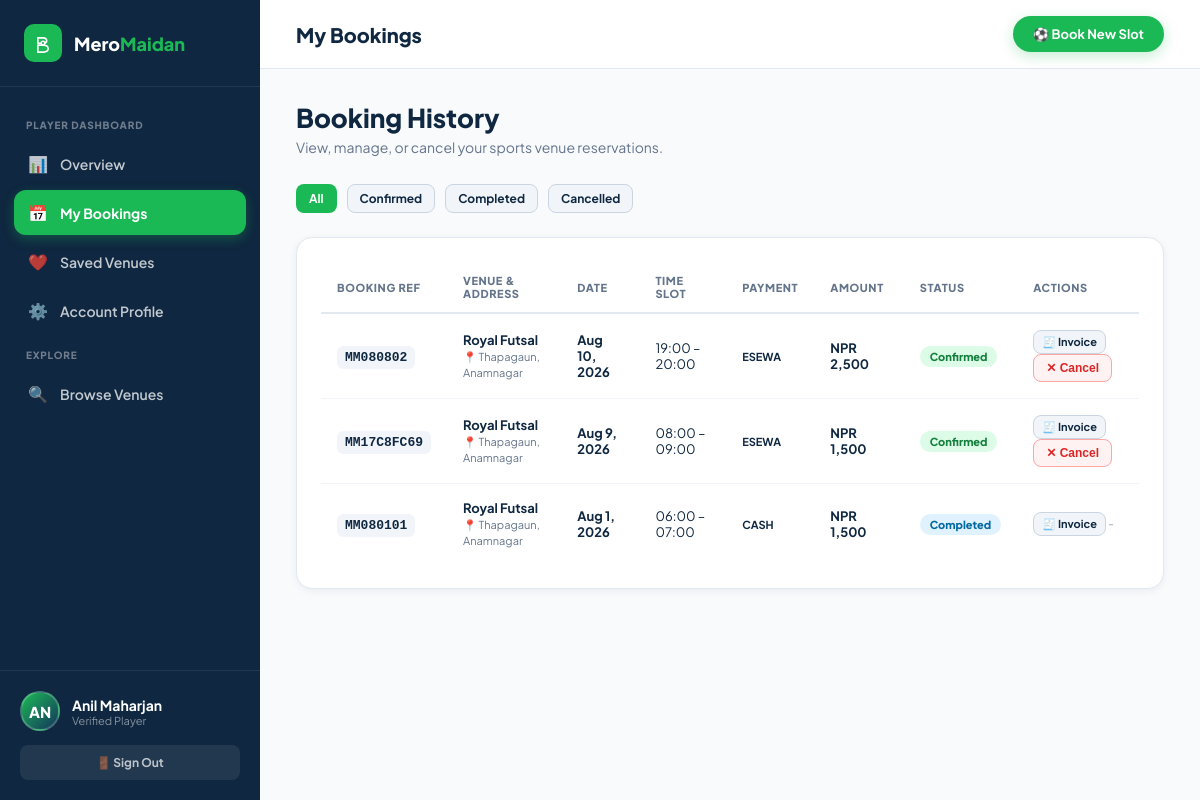
Screenshot of /player/bookings.php (signed in) with the database file from the repository.
### tables this page shows
CREATE TABLE `bookings` (
  `id` int(11) NOT NULL AUTO_INCREMENT,
  `venue_id` int(11) NOT NULL,
  `player_id` int(11) DEFAULT NULL,
  `customer_name` varchar(200) NOT NULL,
  `customer_phone` varchar(20) NOT NULL,
  `customer_email` varchar(200) DEFAULT NULL,
  `booking_date` date NOT NULL,
  `start_time` time NOT NULL,
  `end_time` time NOT NULL,
  `base_price` decimal(10,2) DEFAULT NULL,
  `coupon_id` bigint(20) DEFAULT NULL,
  `coupon_code` varchar(50) DEFAULT NULL,
  `discount_amount` decimal(10,2) NOT NULL DEFAULT 0.00,
  `fees_amount` decimal(10,2) NOT NULL DEFAULT 0.00,
  `tax_amount` decimal(10,2) NOT NULL DEFAULT 0.00,
  `total_price` decimal(10,2) NOT NULL,
  `status` enum('pending','confirmed','cancelled','completed','checked_in','in_progress','no_show') DEFAULT 'confirmed',
  `payment_method` enum('cash','esewa','khalti','card') DEFAULT 'cash',
  `notes` text DEFAULT NULL,
  `booking_ref` varchar(20) DEFAULT NULL,
  `created_at` timestamp NOT NULL DEFAULT current_timestamp(),
  PRIMARY KEY (`id`),
  UNIQUE KEY `booking_ref` (`booking_ref`),
  KEY `venue_id` (`venue_id`),
  KEY `player_id` (`player_id`),
  CONSTRAINT `bookings_ibfk_1` FOREIGN KEY (`venue_id`) REFERENCES `venues` (`id`) ON DELETE CASCADE,
  CONSTRAINT `bookings_ibfk_2` FOREIGN KEY (`player_id`) REFERENCES `players` (`id`) ON DELETE SET NULL
);

CREATE TABLE `venues` (
  `id` int(11) NOT NULL AUTO_INCREMENT,
  `owner_id` int(11) DEFAULT NULL,
  `name` varchar(200) NOT NULL,
  `slug` varchar(200) NOT NULL,
  `sport_type` enum('Football','Futsal','Cricket','Cricsal','Multi-Sport') NOT NULL DEFAULT 'Futsal',
  `address` text NOT NULL,
  `city` varchar(100) NOT NULL DEFAULT 'Kathmandu',
  `district` varchar(100) NOT NULL DEFAULT 'Kathmandu',
  `lat` decimal(10,8) DEFAULT NULL,
  `lng` decimal(11,8) DEFAULT NULL,
  `description` text DEFAULT NULL,
  `amenities` longtext DEFAULT NULL CHECK (json_valid(`amenities`)),
  `images` longtext DEFAULT NULL CHECK (json_valid(`images`)),
  `cover_image` varchar(500) DEFAULT NULL,
  `open_time` time DEFAULT '06:00:00',
  `close_time` time DEFAULT '22:00:00',
  `price_per_hour` decimal(10,2) NOT NULL DEFAULT 1000.00,
  `capacity` varchar(50) DEFAULT '5-a-side',
  `status` enum('pending','active','suspended') DEFAULT 'pending',
  `created_at` timestamp NOT NULL DEFAULT current_timestamp(),
  PRIMARY KEY (`id`),
  UNIQUE KEY `slug` (`slug`),
  KEY `owner_id` (`owner_id`),
  CONSTRAINT `venues_ibfk_1` FOREIGN KEY (`owner_id`) REFERENCES `venue_owners` (`id`) ON DELETE SET NULL
);

### player/bookings.php (the view, shortened to what this page needs)
<?php
$db       = getDB();
$playerId = $_SESSION['player_id'];
$playerName = $_SESSION['player_name'] ?? 'Player';
$filter = $_GET['status'] ?? 'all';
$sql = "
    SELECT b.*, v.name as venue_name, v.address, v.slug
    FROM bookings b
    JOIN venues v ON b.venue_id = v.id
    WHERE b.player_id = :pid
";
$params = [':pid' => $playerId];
$sql .= " ORDER BY b.booking_date DESC, b.start_time DESC";
$stmt = $db->prepare($sql);
$stmt->execute($params);
$bookings = $stmt->fetchAll();
?>
<!DOCTYPE html>
<html lang="en">
<head>
  <link rel="stylesheet" href="../assets/css/player.css">
</head>
<body>
<div class="player-layout">
  <aside class="player-sidebar">
    <div class="sidebar-logo">
      <div class="logo-badge">
      </div>
      <div class="logo-title">Mero<span>Maidan</span></div>
    </div>
    <nav class="sidebar-nav">
      <div class="nav-section-label">Player Dashboard</div>
      <a href="index.php" class="nav-link"><span class="icon">📊</span> Overview</a>
      <a href="bookings.php" class="nav-link active"><span class="icon">📅</span> My Bookings</a>
      <a href="favorites.php" class="nav-link"><span class="icon">❤️</span> Saved Venues</a>
      <a href="profile.php" class="nav-link"><span class="icon">⚙️</span> Account Profile</a>
      <div class="nav-section-label">Explore</div>
      <a href="../index.php" class="nav-link" target="_blank"><span class="icon">🔍</span> Browse Venues</a>
    </nav>
    <div class="sidebar-footer">
      <div class="user-profile-summary">
        <div class="user-avatar"><?= strtoupper(substr($playerName, 0, 2)) ?></div>
        <div class="user-info">
          <div class="name"><?= htmlspecialchars($playerName) ?></div>
          <div class="role">Verified Player</div>
        </div>
      </div>
      <a href="../auth/logout.php" class="btn-signout">🚪 Sign Out</a>
    </div>
  </aside>
  <main class="player-main">
    <header class="player-topbar">
      <div class="topbar-title">My <span>Bookings</span></div>
      <div class="topbar-actions">
        <a href="../index.php" class="btn-book-new">⚽ Book New Slot</a>
      </div>
    </header>
    <div class="player-content">
      <div class="page-header">
        <h1>Booking History</h1>
        <p>View, manage, or cancel your sports venue reservations.</p>
      </div>
      <div style="display:flex;gap:10px;margin-bottom:24px;flex-wrap:wrap;">
        <a href="?status=all" class="btn-action <?= $filter==='all'?'primary':'secondary' ?>">All</a>
        <a href="?status=confirmed" class="btn-action <?= $filter==='confirmed'?'primary':'secondary' ?>">Confirmed</a>
        <a href="?status=completed" class="btn-action <?= $filter==='completed'?'primary':'secondary' ?>">Completed</a>
        <a href="?status=cancelled" class="btn-action <?= $filter==='cancelled'?'primary':'secondary' ?>">Cancelled</a>
      </div>
      <div class="content-card">
        <?php if (!empty($bookings)): ?>
          <table class="custom-table">
            <thead>
              <tr>
                <th>Booking Ref</th>
                <th>Venue & Address</th>
                <th>Date</th>
                <th>Time Slot</th>
                <th>Payment</th>
                <th>Amount</th>
                <th>Status</th>
                <th>Actions</th>
              </tr>
            </thead>
            <tbody>
              <?php foreach ($bookings as $b): ?>
                <tr>
                  <td><code style="background:#f1f5f9;padding:4px 8px;border-radius:6px;font-weight:700;"><?= htmlspecialchars($b['booking_ref']) ?></code></td>
                  <td>
                    <strong><?= htmlspecialchars($b['venue_name']) ?></strong><br>
                    <span style="font-size:11px;color:#64748b;">📍 <?= htmlspecialchars($b['address']) ?></span>
                  </td>
                  <td><strong><?= date('M j, Y', strtotime($b['booking_date'])) ?></strong></td>
                  <td><?= substr($b['start_time'], 0, 5) ?> – <?= substr($b['end_time'], 0, 5) ?></td>
                  <td><span style="text-transform:uppercase;font-size:11px;font-weight:700;"><?= htmlspecialchars($b['payment_method']) ?></span></td>
                  <td><strong>NPR <?= number_format($b['total_price']) ?></strong></td>
                  <td><span class="status-badge <?= $b['status'] ?>"><?= ucfirst($b['status']) ?></span></td>
                  <td>
                    <a href="../esewa/invoice.php?booking_id=<?= $b['id'] ?>" target="_blank" class="btn-action secondary" style="padding:4px 8px;font-size:11px;" title="View Invoice">🧾 Invoice</a>
                    <?php if (in_array($b['status'], ['confirmed', 'pending'])): ?>
                      <button class="btn-action danger" onclick="cancelBooking(<?= $b['id'] ?>)">✕ Cancel</button>
                    <?php else: ?>
                      <span style="font-size:12px;color:#94a3b8;">-</span>
                    <?php endif; ?>
                  </td>
                </tr>
              <?php endforeach; ?>
            </tbody>
          </table>
        <?php endif; ?>
      </div>
    </div>
  </main>
</div>
</body>
</html>

### rows the page displays
bookings: booking_ref "MM080802", venue.name "Royal Futsal", venue.address "Thapagaun, Anamnagar", booking_date "Aug 10, 2026", start_time "19:00", end_time "20:00", payment_method "ESEWA", total_price "2,500", status "Confirmed"
bookings: booking_ref "MM17C8FC69", venue.name "Royal Futsal", venue.address "Thapagaun, Anamnagar", booking_date "Aug 9, 2026", start_time "08:00", end_time "09:00", payment_method "ESEWA", total_price "1,500", status "Confirmed"
bookings: booking_ref "MM080101", venue.name "Royal Futsal", venue.address "Thapagaun, Anamnagar", booking_date "Aug 1, 2026", start_time "06:00", end_time "07:00", payment_method "CASH", total_price "1,500", status "Completed"

### other values shown
substr($playerName, 0, 2) "AN"
$playerName "Anil Maharjan"
